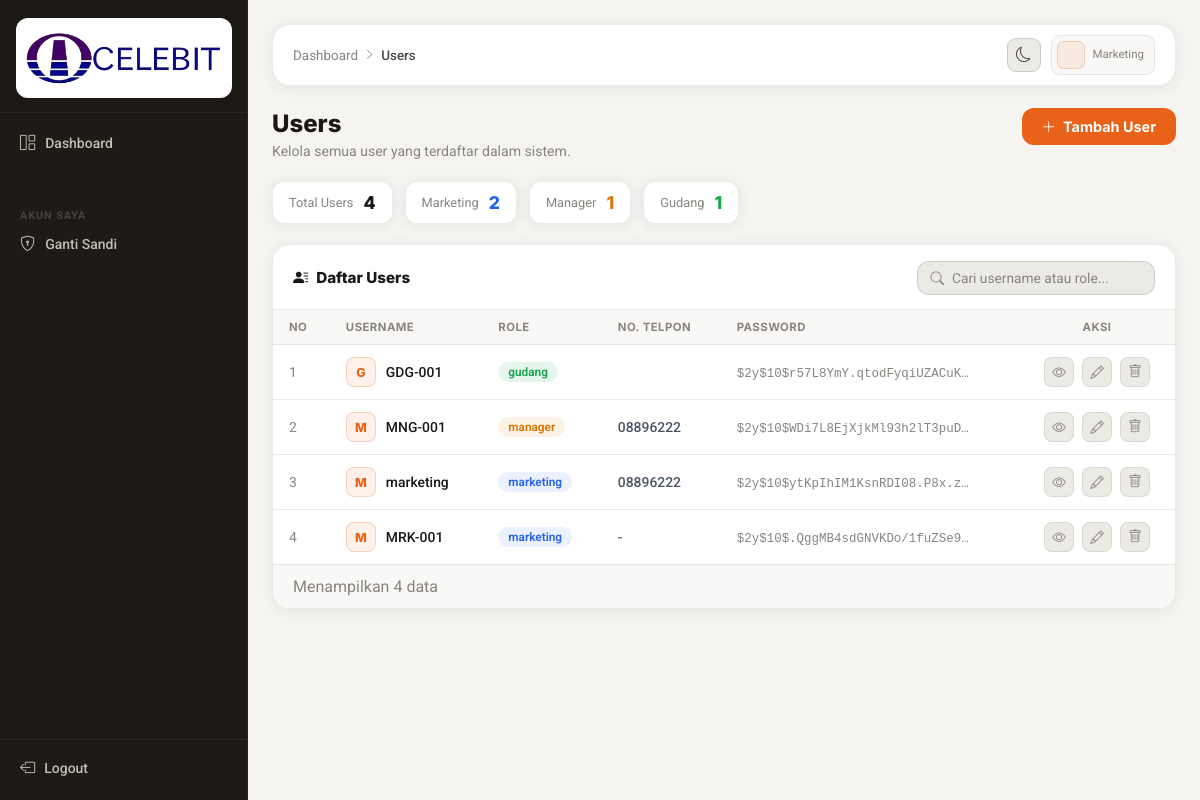
Page /public/marketing/user/index.php on the committed database.
### tables this page shows
CREATE TABLE `users` (
  `id` int NOT NULL,
  `username` varchar(50) NOT NULL,
  `password` varchar(255) NOT NULL,
  `role` enum('marketing','gudang','manager') NOT NULL,
  `no_telpon` varchar(20) DEFAULT NULL
);

### public/marketing/user/index.php (the view, shortened to what this page needs)
<?php
$conn = new mysqli('localhost', 'root', '', 'inventaris');
$currentUser = $_SESSION['user']['username'] ?? '';
$users = [];
$result = $conn->query("SELECT * FROM users WHERE username != '" . $conn->real_escape_string($currentUser) . "' ORDER BY id DESC");
if ($result && $result->num_rows > 0) {
    while ($row = $result->fetch_assoc()) $users[] = $row;
}
?>
<!doctype html>
<html lang="id" data-theme="light">
<head>
  <link rel="stylesheet" href="https://cdn.jsdelivr.net/npm/bootstrap-icons@1.10.0/font/bootstrap-icons.css">
  <link href="/Inventaris/public/assets/css/nav.css" rel="stylesheet">
  <link href="/Inventaris/public/assets/css/marketing-css/dashboard.css" rel="stylesheet">
  <link href="/Inventaris/public/assets/css/marketing-css/users.css" rel="stylesheet">
</head>
<body>
<?php include '../../../templates/nav.php'; ?>
<main class="main">
  <div class="content">
    <div class="topbar">
      <div class="top-left">
        <div class="breadcrumb">
          <a href="/Inventaris/public/dashboard.php">Dashboard</a>
          <i class="bi bi-chevron-right"></i>
          <span>Users</span>
        </div>
      </div>
      <div class="top-right">
        <button id="themeToggle" class="theme-btn"><i class="bi bi-moon"></i></button>
        <div class="user-box">
          <div class="user-avatar"><?= strtoupper(substr($_SESSION['user']['username'], 0, 1)) ?></div>
          <div class="user-info">
            <span class="user-role">Marketing</span>
          </div>
        </div>
      </div>
    </div>
    <div class="page-header">
      <div class="page-header-left">
        <h1 class="page-title-lg">Users</h1>
        <p class="page-subtitle">Kelola semua user yang terdaftar dalam sistem.</p>
      </div>
      <a href="crud/add.php" class="btn-primary">
        <i class="bi bi-plus-lg"></i> Tambah User
      </a>
    </div>
    <div class="stat-row">
      <div class="stat-pill">
        <span class="stat-pill-label">Total Users</span>
        <span class="stat-pill-val"><?= count($users) ?></span>
      </div>
      <div class="stat-pill">
        <span class="stat-pill-label">Marketing</span>
        <span class="stat-pill-val role-marketing"><?= count(array_filter($users, fn($u) => $u['role'] === 'marketing')) ?></span>
      </div>
      <div class="stat-pill">
        <span class="stat-pill-label">Manager</span>
        <span class="stat-pill-val role-manager"><?= count(array_filter($users, fn($u) => $u['role'] === 'manager')) ?></span>
      </div>
      <div class="stat-pill">
        <span class="stat-pill-label">Gudang</span>
        <span class="stat-pill-val role-gudang"><?= count(array_filter($users, fn($u) => $u['role'] === 'gudang')) ?></span>
      </div>
    </div>
    <div class="table-card">
      <div class="table-header">
        <h4><i class="bi bi-person-lines-fill"></i> Daftar Users</h4>
        <div class="table-actions">
          <div class="search-wrap">
            <i class="bi bi-search"></i>
            <input type="text" class="search-input" id="searchInput" placeholder="Cari username atau role...">
          </div>
        </div>
      </div>
      <div class="table-wrap">
        <table id="usersTable">
          <thead>
            <tr>
              <th>No</th>
              <th>Username</th>
              <th>Role</th>
              <th>No. Telpon</th>
              <th>Password</th>
              <th style="text-align: center;">Aksi</th>
            </tr>
          </thead>
          <tbody>
            <?php if (empty($users)): ?>
            <tr>
              <td colspan="6" class="empty-state">
                <i class="bi bi-people"></i>
                <span>Belum ada user. <a href="crud/add.php">Tambah sekarang</a></span>
              </td>
            </tr>
            <?php else: ?>
            <?php foreach ($users as $i => $u):
              $roleCls = match($u['role']) { 'marketing' => 'role-marketing', 'manager' => 'role-manager', 'gudang' => 'role-gudang', default => '' };
            ?>
            <tr>
              <td class="text-muted"><?= $i + 1 ?></td>
              <td>
                <div class="user-cell">
                  <div class="user-cell-avatar"><?= strtoupper(substr($u['username'], 0, 1)) ?></div>
                  <span class="fw-mid"><?= htmlspecialchars($u['username']) ?></span>
                </div>
              </td>
              <td><span class="badge <?= $roleCls ?>"><?= htmlspecialchars($u['role']) ?></span></td>
              <td style="font-weight: 500; color: #4b5563;"><?= htmlspecialchars($u['no_telpon'] ?? '-') ?></td>
              <td><span class="hash-preview"><?= htmlspecialchars(substr($u['password'], 0, 30)) ?>…</span></td>
              <td style="text-align: center;">
                <div class="action-btns" style="justify-content: center; gap: 8px;">
                  <a href="crud/detail.php?id=<?= $u['id'] ?>" class="btn-icon" title="Detail"><i class="bi bi-eye"></i></a>
                  <a href="crud/edit.php?id=<?= $u['id'] ?>" class="btn-icon edit" title="Edit"><i class="bi bi-pencil"></i></a>
                  <button type="button" class="btn-icon danger" title="Hapus"
                          onclick="confirmDelete(<?= $u['id'] ?>, '<?= htmlspecialchars($u['username'], ENT_QUOTES) ?>')">
                    <i class="bi bi-trash"></i>
                  </button>
                </div>
              </td>
            </tr>
            <?php endforeach; ?>
            <?php endif; ?>
          </tbody>
        </table>
      </div>
      <div class="table-footer">
        <span class="text-muted" id="tableCount">Menampilkan <?= count($users) ?> data</span>
      </div>
    </div>
  </div>
</main>
</body>
</html>

### templates/nav.php (shortened to what this page needs)
<aside class="nav" id="sidebar">
  <div class="nav-header">
    <a href="#" class="brand">
      <img src="/Inventaris/public/assets/img/celebit-logo.png" alt="CELEBIT" style="background:#fff;height:80px;width:auto;border-radius:12px;padding:6px;box-shadow:0 2px 8px rgba(0,0,0,0.07);">
    </a>
  </div>
  <div class="nav-menu">
    <a href="/Inventaris/public/dashboard.php" class="nav-item <?= basename($_SERVER['PHP_SELF']) === 'dashboard.php' ? 'active' : '' ?>">
      <i class="bi bi-grid-1x2"></i><span>Dashboard</span>
    </a>
    <div class="nav-group" style="margin-top: 25px; padding-top: 12px; border-top: 1px solid var(--border);">
      <span class="nav-title">Akun Saya</span>
      <a href="/Inventaris/public/ganti_sandi.php" class="nav-item <?= basename($_SERVER['PHP_SELF']) === 'ganti_sandi.php' ? 'active' : '' ?>">
        <i class="bi bi-shield-lock"></i><span>Ganti Sandi</span>
      </a>
    </div>
  </div>
  <div class="nav-footer">
    <form method="post" action="/Inventaris/public/logout.php">
      <button type="submit" class="logout-btn">
        <i class="bi bi-box-arrow-left"></i> Logout
      </button>
    </form>
  </div>
</aside>

### public/assets/css/nav.css (style rules this page uses)
:root { --nav-bg: #1e1a16; --nav-hover: rgba(255,255,255,0.055); --nav-active: rgba(232,98,26,0.16); --nav-text: #c4bdb5; --nav-text2: #6b6058; --nav-title: #4a433c; --nav-w: 248px; --accent: #e8621a; --accent2: #f97316; --trans: 0.16s ease; }
.main { flex: 1; margin-left: var(--nav-w); min-height: 100vh; display: flex; flex-direction: column; }
.nav { width: var(--nav-w); background: var(--nav-bg); display: flex; flex-direction: column; min-height: 100vh; position: fixed; top: 0; left: 0; z-index: 200; transition: transform var(--trans); border-right: 1px solid rgba(255,255,255,0.05); }
.nav-header { display: flex; align-items: center; justify-content: space-between; padding: 18px 16px 14px; border-bottom: 1px solid rgba(255,255,255,0.06); flex-shrink: 0; }
.brand { display: flex; align-items: center; gap: 7px; font-family: 'Inter', sans-serif; font-size: 1.12rem; font-weight: 800; color: #fff; letter-spacing: 0; text-decoration: none; }
.nav-menu { flex: 1; padding: 12px 10px; overflow-y: auto; scrollbar-width: thin; scrollbar-color: rgba(255,255,255,0.07) transparent; }
.nav-item { display: flex; align-items: center; gap: 10px; padding: 9px 10px; border-radius: 9px; font-size: 0.875rem; font-weight: 500; color: var(--nav-text); text-decoration: none; transition: background var(--trans), color var(--trans); margin-bottom: 2px; }
.nav-item i { font-size: 0.95rem; flex-shrink: 0; }
.nav-group { margin-top: 4px; }
.nav-title { display: block; font-size: 0.67rem; font-weight: 700; color: var(--nav-title); text-transform: uppercase; letter-spacing: 0.09em; padding: 10px 10px 4px; }
.nav-footer { padding: 10px 10px 14px; border-top: 1px solid rgba(255,255,255,0.06); flex-shrink: 0; }
.logout-btn { width: 100%; display: flex; align-items: center; gap: 9px; padding: 9px 10px; border: none; border-radius: 9px; background: none; font-family: 'Roboto', sans-serif; font-size: 0.875rem; font-weight: 500; color: var(--nav-text); cursor: pointer; transition: background var(--trans), color var(--trans); }
.logout-btn i { font-size: 0.95rem; }

### rows in the picture
users: username "G", username "GDG-001", role "gudang", password "$2y$10$r57L8YmY.qtodFyqiUZACuK"
users: username "M", username "MNG-001", role "manager", no_telpon "08896222", password "$2y$10$WDi7L8EjXjkMl93h2lT3puD"
users: username "M", username "marketing", role "marketing", no_telpon "08896222", password "$2y$10$ytKpIhIM1KsnRDI08.P8x.z"
users: username "M", username "MRK-001", role "marketing", no_telpon "-", password "$2y$10$.QggMB4sdGNVKDo/1fuZSe9"

### other values in the picture
count($users) "4"
count(array_filter($users, fn($u) => $u['role'] === 'marketing')) "2"
count(array_filter($users, fn($u) => $u['role'] === 'manager')) "1"
count(array_filter($users, fn($u) => $u['role'] === 'gudang')) "1"
